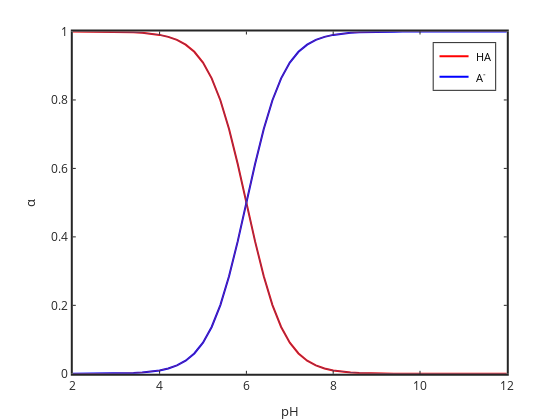

The notebook cell this image was saved under:
### Markdown cell above
# Weak acid speciation versus pH

In class we derived the equations for $\alpha$ versus pH

$\alpha_{HA}=\dfrac{[\mathrm{H}^+]}{[\mathrm{H}^+]+K_a}$

$\alpha_{A}=\dfrac{K_a}{[\mathrm{H}^+]+K_a}$

The script below will request a pKa value from the user and then plot the corresponding alpha diagram.

### Code cell
pKa = input("Enter pKa1 value: "); Ka=10^-pKa;
%pKa=4; Ka=10^-pKa;
pH=2:0.2:12; H=10.^-pH;
alphaHL=H./(Ka+H);
alphaL=Ka./(Ka+H);
h1=plot(pH,alphaHL,'r-','linewidth',2); hold on
h2=plot(pH,alphaL,'b-',"linewidth", 2);
set(gca,'linewidth',2,'fontsize',12)
xlabel('pH')
ylabel('\alpha')
plot(pH,alphaHL,pH,alphaL)
legend('HA','A^-')

### Figure 1 — Plotly figure (JSON) as saved in the notebook; plotly's stock layout.template omitted (floating-point values rounded to 4 significant figures)
{"data": [{"line": {"color": "rgb(255,0,0)", "dash": "solid", "width": 2}, "marker": {"color": "rgb(255,0,0)", "line": {"color": "rgb(255,0,0)"}, "size": 6, "symbol": "none"}, "mode": "lines", "name": "HA", "showlegend": true, "type": "scatter", "visibility": true, "x": [2, 2.2, 2.4, 2.6, 2.8, 3, 3.2, 3.4, 3.6, 3.8, 4, 4.2, 4.4, 4.6, 4.8, 5, 5.2, 5.4, 5.6, 5.8, 6, 6.2, 6.4, 6.6, 6.8, 7, 7.2, 7.4, 7.6, 7.8, 8, 8.2, 8.4, 8.6, 8.8, 9, 9.2, 9.4, 9.6, 9.8, 10, 10.2, 10.4, 10.6, 10.8, 11, 11.2, 11.4, 11.6, 11.8, 12], "xaxis": "x", "y": [0.9999, 0.9998, 0.9997, 0.9996, 0.9994, 0.999, 0.9984, 0.9975, 0.996, 0.9937, 0.9901, 0.9844, 0.9755, 0.9617, 0.9406, 0.9091, 0.8632, 0.7992, 0.7153, 0.6131, 0.5, 0.3869, 0.2847, 0.2008, 0.1368, 0.09091, 0.05935, 0.03829, 0.0245, 0.0156, 0.009901, 0.00627, 0.003965, 0.002506, 0.001582, 0.000999, 0.0006306, 0.0003979, 0.0002511, 0.0001585, 9.999e-05, 6.309e-05, 3.981e-05, 2.512e-05, 1.585e-05, 1e-05, 6.31e-06, 3.981e-06, 2.512e-06, 1.585e-06, 1e-06], "yaxis": "y"}, {"line": {"color": "rgb(0,0,255)", "dash": "solid", "width": 2}, "marker": {"color": "rgb(0,0,255)", "line": {"color": "rgb(0,0,255)"}, "size": 6, "symbol": "none"}, "mode": "lines", "name": "A^-", "showlegend": true, "type": "scatter", "visibility": true, "x": [2, 2.2, 2.4, 2.6, 2.8, 3, 3.2, 3.4, 3.6, 3.8, 4, 4.2, 4.4, 4.6, 4.8, 5, 5.2, 5.4, 5.6, 5.8, 6, 6.2, 6.4, 6.6, 6.8, 7, 7.2, 7.4, 7.6, 7.8, 8, 8.2, 8.4, 8.6, 8.8, 9, 9.2, 9.4, 9.6, 9.8, 10, 10.2, 10.4, 10.6, 10.8, 11, 11.2, 11.4, 11.6, 11.8, 12], "xaxis": "x", "y": [9.999e-05, 0.0001585, 0.0002511, 0.0003979, 0.0006306, 0.000999, 0.001582, 0.002506, 0.003965, 0.00627, 0.009901, 0.0156, 0.0245, 0.03829, 0.05935, 0.09091, 0.1368, 0.2008, 0.2847, 0.3869, 0.5, 0.6131, 0.7153, 0.7992, 0.8632, 0.9091, 0.9406, 0.9617, 0.9755, 0.9844, 0.9901, 0.9937, 0.996, 0.9975, 0.9984, 0.999, 0.9994, 0.9996, 0.9997, 0.9998, 0.9999, 0.9999, 1.0, 1.0, 1.0, 1.0, 1.0, 1.0, 1.0, 1.0, 1.0], "yaxis": "y"}, {"line": {"color": "rgb(0,113,188)", "dash": "solid", "width": 0.5}, "marker": {"color": "rgb(0,113,188)", "line": {"color": "rgb(0,113,188)"}, "size": 6, "symbol": "none"}, "mode": "lines", "name": "", "showlegend": false, "type": "scatter", "visibility": true, "x": [2, 2.2, 2.4, 2.6, 2.8, 3, 3.2, 3.4, 3.6, 3.8, 4, 4.2, 4.4, 4.6, 4.8, 5, 5.2, 5.4, 5.6, 5.8, 6, 6.2, 6.4, 6.6, 6.8, 7, 7.2, 7.4, 7.6, 7.8, 8, 8.2, 8.4, 8.6, 8.8, 9, 9.2, 9.4, 9.6, 9.8, 10, 10.2, 10.4, 10.6, 10.8, 11, 11.2, 11.4, 11.6, 11.8, 12], "xaxis": "x", "y": [0.9999, 0.9998, 0.9997, 0.9996, 0.9994, 0.999, 0.9984, 0.9975, 0.996, 0.9937, 0.9901, 0.9844, 0.9755, 0.9617, 0.9406, 0.9091, 0.8632, 0.7992, 0.7153, 0.6131, 0.5, 0.3869, 0.2847, 0.2008, 0.1368, 0.09091, 0.05935, 0.03829, 0.0245, 0.0156, 0.009901, 0.00627, 0.003965, 0.002506, 0.001582, 0.000999, 0.0006306, 0.0003979, 0.0002511, 0.0001585, 9.999e-05, 6.309e-05, 3.981e-05, 2.512e-05, 1.585e-05, 1e-05, 6.31e-06, 3.981e-06, 2.512e-06, 1.585e-06, 1e-06], "yaxis": "y"}, {"line": {"color": "rgb(216,82,24)", "dash": "solid", "width": 0.5}, "marker": {"color": "rgb(216,82,24)", "line": {"color": "rgb(216,82,24)"}, "size": 6, "symbol": "none"}, "mode": "lines", "name": "", "showlegend": false, "type": "scatter", "visibility": true, "x": [2, 2.2, 2.4, 2.6, 2.8, 3, 3.2, 3.4, 3.6, 3.8, 4, 4.2, 4.4, 4.6, 4.8, 5, 5.2, 5.4, 5.6, 5.8, 6, 6.2, 6.4, 6.6, 6.8, 7, 7.2, 7.4, 7.6, 7.8, 8, 8.2, 8.4, 8.6, 8.8, 9, 9.2, 9.4, 9.6, 9.8, 10, 10.2, 10.4, 10.6, 10.8, 11, 11.2, 11.4, 11.6, 11.8, 12], "xaxis": "x", "y": [9.999e-05, 0.0001585, 0.0002511, 0.0003979, 0.0006306, 0.000999, 0.001582, 0.002506, 0.003965, 0.00627, 0.009901, 0.0156, 0.0245, 0.03829, 0.05935, 0.09091, 0.1368, 0.2008, 0.2847, 0.3869, 0.5, 0.6131, 0.7153, 0.7992, 0.8632, 0.9091, 0.9406, 0.9617, 0.9755, 0.9844, 0.9901, 0.9937, 0.996, 0.9975, 0.9984, 0.999, 0.9994, 0.9996, 0.9997, 0.9998, 0.9999, 0.9999, 1.0, 1.0, 1.0, 1.0, 1.0, 1.0, 1.0, 1.0, 1.0], "yaxis": "y"}, {"hoverinfo": "none", "line": {"color": "rgb(255,0,0)", "dash": "solid", "width": 2}, "marker": {"color": "rgb(255,0,0)", "line": {"color": "rgb(255,0,0)"}, "size": 6, "symbol": "none"}, "mode": "lines", "name": "", "showlegend": false, "type": "scatter", "visibility": true, "x": [3, 18], "xaxis": "x2", "y": [6.78, 6.78], "yaxis": "y2"}, {"hoverinfo": "none", "line": {"color": "rgb(0,0,255)", "dash": "solid", "width": 2}, "marker": {"color": "rgb(0,0,255)", "line": {"color": "rgb(0,0,255)"}, "size": 6, "symbol": "none"}, "mode": "lines", "name": "", "showlegend": false, "type": "scatter", "visibility": true, "x": [3, 18], "xaxis": "x2", "y": [17.34, 17.34], "yaxis": "y2"}], "layout": {"annotations": [{"font": {"color": "rgb(0,0,0)", "size": 10.8}, "showarrow": false, "text": "HA", "x": 21, "xanchor": "left", "xref": "x2", "y": 6.78, "yanchor": "middle", "yref": "y2"}, {"font": {"color": "rgb(0,0,0)", "size": 10.8}, "showarrow": false, "text": "A<sup>-</sup>", "x": 21, "xanchor": "left", "xref": "x2", "y": 17.34, "yanchor": "middle", "yref": "y2"}], "height": 420, "hovermode": "closest", "margin": {"b": 0, "l": 0, "r": 0, "t": 0}, "plot_bgcolor": "rgba(0,0,0,0)", "showlegend": false, "width": 560, "xaxis": {"anchor": "y", "autorange": false, "domain": [0.13, 0.905], "exponentformat": "none", "gridcolor": "rgba(38,38,38,0.15)", "gridwidth": 2, "linecolor": "rgb(38,38,38)", "linewidth": 2, "mirror": "ticks", "range": [2, 12], "showgrid": false, "showline": true, "side": "bottom", "spikedash": "solid", "spikemode": "across", "spikesides": false, "spikethickness": 1, "tickangle": 0, "tickcolor": "rgb(38,38,38)", "tickfont": {"color": "rgb(38,38,38)", "size": 12}, "ticklen": 3, "ticks": "inside", "ticktext": ["2", "4", "6", "8", "10", "12"], "tickvals": [2, 4, 6, 8, 10, 12], "title": {"font": {"color": "rgb(38,38,38)", "size": 13.2}, "text": "pH"}, "type": "linear", "visible": true, "zeroline": false}, "xaxis2": {"anchor": "y2", "autorange": false, "domain": [0.7745, 0.8842], "exponentformat": "none", "fixedrange": true, "gridcolor": "rgba(38,38,38,0.15)", "gridwidth": 1, "linecolor": "rgb(38,38,38)", "linewidth": 1, "mirror": true, "range": [0, 31.74], "showgrid": false, "showline": true, "showspikes": false, "side": "bottom", "spikedash": "solid", "spikemode": "across", "spikesides": false, "spikethickness": 1, "tickangle": 0, "tickcolor": "rgb(38,38,38)", "tickfont": {"color": "rgb(38,38,38)", "size": 10.8}, "ticklen": 3, "ticks": "", "ticktext": [], "tickvals": [], "title": {"font": {"color": "rgb(0,0,0)", "size": 11.88}, "text": ""}, "type": "linear", "visible": true, "zeroline": false}, "yaxis": {"anchor": "x", "autorange": false, "domain": [0.11, 0.925], "exponentformat": "none", "gridcolor": "rgba(38,38,38,0.15)", "gridwidth": 2, "linecolor": "rgb(38,38,38)", "linewidth": 2, "mirror": "ticks", "range": [0, 1], "showgrid": false, "showline": true, "side": "left", "spikedash": "solid", "spikemode": "across", "spikesides": false, "spikethickness": 1, "tickangle": 0, "tickcolor": "rgb(38,38,38)", "tickfont": {"color": "rgb(38,38,38)", "size": 12}, "ticklen": 3, "ticks": "inside", "ticktext": ["0", "0.2", "0.4", "0.6", "0.8", "1"], "tickvals": [0, 0.2, 0.4, 0.6, 0.8, 1], "title": {"font": {"color": "rgb(38,38,38)", "size": 13.2}, "text": "&#945;"}, "type": "linear", "visible": true, "zeroline": false}, "yaxis2": {"anchor": "x2", "autorange": false, "domain": [0.7861, 0.8973], "exponentformat": "none", "fixedrange": true, "gridcolor": "rgba(38,38,38,0.15)", "gridwidth": 1, "linecolor": "rgb(38,38,38)", "linewidth": 1, "mirror": true, "range": [24.12, 0], "showgrid": false, "showline": true, "showspikes": false, "side": "left", "spikedash": "solid", "spikemode": "across", "spikesides": false, "spikethickness": 1, "tickangle": 0, "tickcolor": "rgb(38,38,38)", "tickfont": {"color": "rgb(38,38,38)", "size": 10.8}, "ticklen": 3, "ticks": "", "ticktext": [], "tickvals": [], "title": {"font": {"color": "rgb(0,0,0)", "size": 11.88}, "text": ""}, "type": "linear", "visible": true, "zeroline": false}}}
